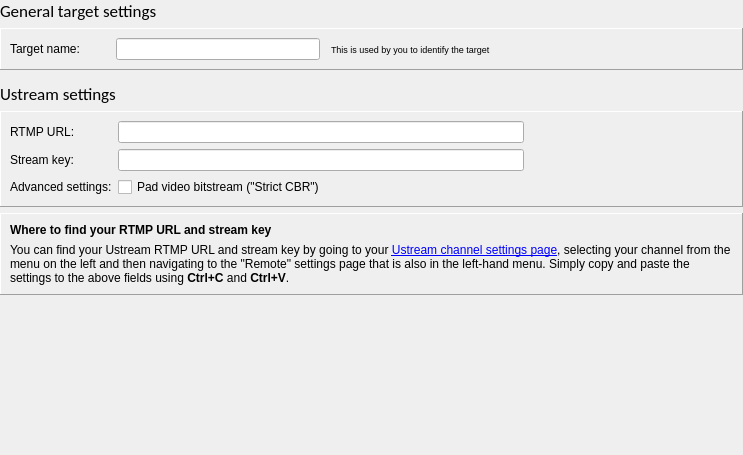
<?xml version="1.0" encoding="UTF-8"?>
<ui version="4.0">
 <class>UstreamTargetSettingsPage</class>
 <widget class="QWidget" name="UstreamTargetSettingsPage">
  <property name="geometry">
   <rect>
    <x>0</x>
    <y>0</y>
    <width>743</width>
    <height>455</height>
   </rect>
  </property>
  <property name="windowTitle">
   <string>Form</string>
  </property>
  <layout class="QVBoxLayout" name="verticalLayout">
   <property name="leftMargin">
    <number>0</number>
   </property>
   <property name="topMargin">
    <number>0</number>
   </property>
   <property name="rightMargin">
    <number>0</number>
   </property>
   <property name="bottomMargin">
    <number>0</number>
   </property>
   <item>
    <widget class="QLabel" name="label_4">
     <property name="font">
      <font>
       <family>Calibri</family>
       <pointsize>13</pointsize>
      </font>
     </property>
     <property name="text">
      <string>General target settings</string>
     </property>
    </widget>
   </item>
   <item>
    <widget class="StyledFrame" name="frame_2">
     <property name="frameShape">
      <enum>QFrame::Panel</enum>
     </property>
     <property name="frameShadow">
      <enum>QFrame::Raised</enum>
     </property>
     <layout class="QGridLayout" name="gridLayout_2" columnstretch="0,1,2">
      <item row="0" column="0">
       <widget class="QLabel" name="nameLbl">
        <property name="minimumSize">
         <size>
          <width>100</width>
          <height>0</height>
         </size>
        </property>
        <property name="text">
         <string>Target name:</string>
        </property>
        <property name="buddy">
         <cstring>nameEdit</cstring>
        </property>
       </widget>
      </item>
      <item row="0" column="1">
       <widget class="QLineEdit" name="nameEdit"/>
      </item>
      <item row="0" column="2">
       <widget class="QLabel" name="label_7">
        <property name="sizePolicy">
         <sizepolicy hsizetype="Expanding" vsizetype="Preferred">
          <horstretch>0</horstretch>
          <verstretch>0</verstretch>
         </sizepolicy>
        </property>
        <property name="font">
         <font>
          <pointsize>7</pointsize>
         </font>
        </property>
        <property name="text">
         <string>This is used by you to identify the target</string>
        </property>
        <property name="indent">
         <number>5</number>
        </property>
       </widget>
      </item>
     </layout>
    </widget>
   </item>
   <item>
    <spacer name="verticalSpacer">
     <property name="orientation">
      <enum>Qt::Vertical</enum>
     </property>
     <property name="sizeType">
      <enum>QSizePolicy::Fixed</enum>
     </property>
     <property name="sizeHint" stdset="0">
      <size>
       <width>20</width>
       <height>7</height>
      </size>
     </property>
    </spacer>
   </item>
   <item>
    <widget class="QLabel" name="label">
     <property name="font">
      <font>
       <family>Calibri</family>
       <pointsize>13</pointsize>
      </font>
     </property>
     <property name="text">
      <string>Ustream settings</string>
     </property>
    </widget>
   </item>
   <item>
    <widget class="StyledFrame" name="frame">
     <property name="frameShape">
      <enum>QFrame::Panel</enum>
     </property>
     <property name="frameShadow">
      <enum>QFrame::Raised</enum>
     </property>
     <layout class="QGridLayout" name="gridLayout" columnstretch="0,2,1">
      <item row="1" column="0">
       <widget class="QLabel" name="label_2">
        <property name="text">
         <string>Stream key:</string>
        </property>
        <property name="buddy">
         <cstring>streamKeyEdit</cstring>
        </property>
       </widget>
      </item>
      <item row="0" column="2">
       <spacer name="horizontalSpacer_2">
        <property name="orientation">
         <enum>Qt::Horizontal</enum>
        </property>
        <property name="sizeHint" stdset="0">
         <size>
          <width>40</width>
          <height>20</height>
         </size>
        </property>
       </spacer>
      </item>
      <item row="0" column="0">
       <widget class="QLabel" name="urlLbl">
        <property name="minimumSize">
         <size>
          <width>100</width>
          <height>0</height>
         </size>
        </property>
        <property name="text">
         <string>RTMP URL:</string>
        </property>
        <property name="buddy">
         <cstring>urlEdit</cstring>
        </property>
       </widget>
      </item>
      <item row="2" column="1" colspan="2">
       <widget class="QCheckBox" name="padVideoCheck">
        <property name="text">
         <string>Pad video bitstream (&quot;Strict CBR&quot;)</string>
        </property>
       </widget>
      </item>
      <item row="0" column="1">
       <widget class="QLineEdit" name="urlEdit"/>
      </item>
      <item row="2" column="0">
       <widget class="QLabel" name="label_3">
        <property name="text">
         <string>Advanced settings:</string>
        </property>
       </widget>
      </item>
      <item row="1" column="1">
       <widget class="QLineEdit" name="streamKeyEdit"/>
      </item>
     </layout>
    </widget>
   </item>
   <item>
    <widget class="StyledInfoFrame" name="frame_3">
     <property name="frameShape">
      <enum>QFrame::Panel</enum>
     </property>
     <property name="frameShadow">
      <enum>QFrame::Raised</enum>
     </property>
     <layout class="QVBoxLayout" name="verticalLayout_2">
      <item>
       <widget class="QLabel" name="label_5">
        <property name="font">
         <font>
          <weight>75</weight>
          <bold>true</bold>
         </font>
        </property>
        <property name="text">
         <string>Where to find your RTMP URL and stream key</string>
        </property>
       </widget>
      </item>
      <item>
       <widget class="QLabel" name="label_6">
        <property name="text">
         <string>&lt;html&gt;&lt;head/&gt;&lt;body&gt;&lt;p&gt;You can find your Ustream RTMP URL and stream key by going to your &lt;a href=&quot;http://www.ustream.tv/manage-show&quot;&gt;&lt;span style=&quot; text-decoration: underline; color:#0000ff;&quot;&gt;Ustream channel settings page&lt;/span&gt;&lt;/a&gt;, selecting your channel from the menu on the left and then navigating to the &amp;quot;Remote&amp;quot; settings page that is also in the left-hand menu. Simply copy and paste the settings to the above fields using &lt;span style=&quot; font-weight:600;&quot;&gt;Ctrl+C&lt;/span&gt; and &lt;span style=&quot; font-weight:600;&quot;&gt;Ctrl+V&lt;/span&gt;.&lt;/p&gt;&lt;/body&gt;&lt;/html&gt;</string>
        </property>
        <property name="wordWrap">
         <bool>true</bool>
        </property>
        <property name="openExternalLinks">
         <bool>true</bool>
        </property>
       </widget>
      </item>
     </layout>
    </widget>
   </item>
   <item>
    <widget class="EmbossWidgetSmall" name="widget" native="true">
     <property name="sizePolicy">
      <sizepolicy hsizetype="Preferred" vsizetype="MinimumExpanding">
       <horstretch>0</horstretch>
       <verstretch>0</verstretch>
      </sizepolicy>
     </property>
    </widget>
   </item>
  </layout>
 </widget>
 <customwidgets>
  <customwidget>
   <class>StyledFrame</class>
   <extends>QFrame</extends>
   <header>Widgets/styledframe.h</header>
   <container>1</container>
  </customwidget>
  <customwidget>
   <class>StyledInfoFrame</class>
   <extends>QFrame</extends>
   <header>Widgets/styledframe.h</header>
   <container>1</container>
  </customwidget>
  <customwidget>
   <class>EmbossWidgetSmall</class>
   <extends>QWidget</extends>
   <header>Widgets/embosswidget.h</header>
   <container>1</container>
  </customwidget>
 </customwidgets>
 <tabstops>
  <tabstop>nameEdit</tabstop>
  <tabstop>urlEdit</tabstop>
  <tabstop>streamKeyEdit</tabstop>
  <tabstop>padVideoCheck</tabstop>
 </tabstops>
 <resources/>
 <connections/>
</ui>
